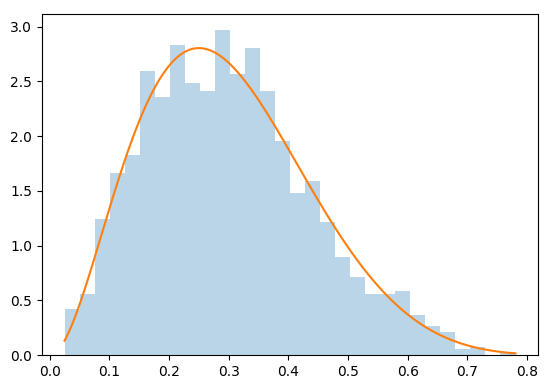

This figure's Python source:
import numpy as np
import matplotlib.pyplot as plt
import scipy.stats as stats


betaDistribution = np.random.beta(3, 7, size = 1500)
x = np.linspace(betaDistribution.min(), betaDistribution.max(), 1500)
y = stats.beta.pdf(x, 3, 7)

plt.hist(betaDistribution, alpha = 0.3, bins = 30, density = True)
plt.plot(x, y)
plt.show()
